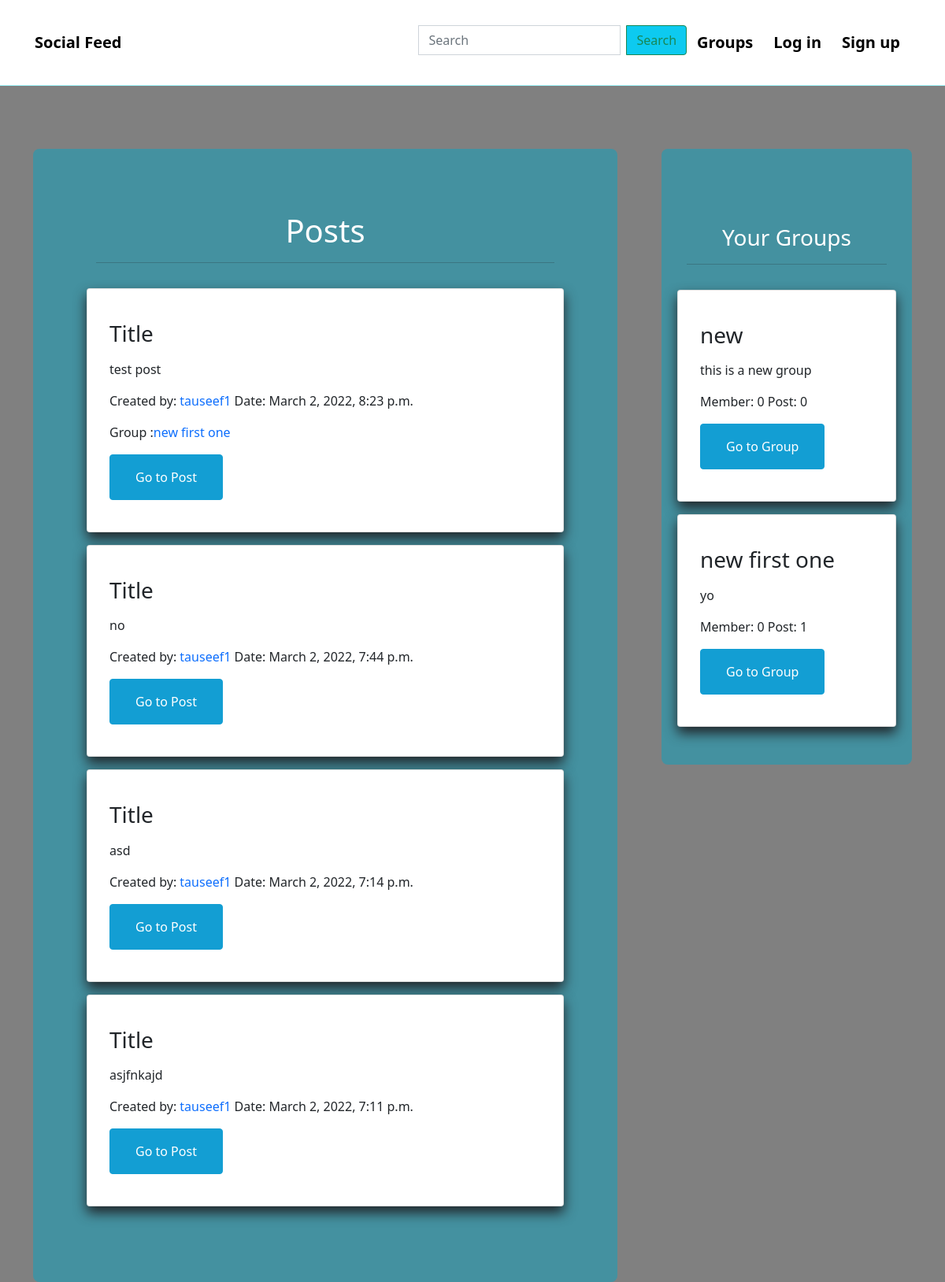
The page / on the database its author committed.
### post/models.py (models this page shows, shortened)
class Post(models.Model):
    user = models.ForeignKey(User,related_name = "posts",on_delete=models.CASCADE)
    created_at = models.DateTimeField(auto_now=True)
    message = models.TextField()
    message_html = models.TextField(editable = False)
    group = models.ForeignKey(Group,related_name="posts",null=True,blank = True,on_delete=models.CASCADE)
    title = models.TextField(max_length=256,default="Title")
    class Meta:
        ordering = ["-created_at"]
        unique_together=["user","message"]

### group/models.py (models this page shows, shortened)
class Group(models.Model):
    name = models.CharField(max_length = 255,unique = True)
    slug = models.SlugField(allow_unicode=True,unique=True)
    description = models.TextField(blank=True, default='')
    description_html = models.TextField(editable=False,default='',blank=True)
    members = models.ManyToManyField(User,through="GroupMember")
    class Meta:
        ordering=["name"]

### group_feed/views.py (the view)
# urls.py: path('',views.HomePage.as_view(),name = "home"),
class HomePage(TemplateView):
    template_name = "index.html"
    def get_context_data(self,**kwargs):
        context = super().get_context_data(**kwargs)
        context["posts_list"]=Post.objects.filter(group__members__pk=self.request.user.pk).order_by("-created_at")
        context["user_groups"]=Group.objects.filter(members__pk=self.request.user.pk)
        context["all_groups"]=Group.objects.all()
        return context

### templates/index.html (shortened to what this page needs)
{% extends "base.html" %}
{% block content %}
    <div class="homepage-contents">
      <div class="row">
        <div class="col-xs-6"style="min-width: 70%;max-width: 70%;">
          <div class="" style = "padding:5em; background-color:#4491a0;margin-top:5em;margin-right:2em;border-radius:0.5em;">
          <div class=" post-text" style="color:white;">
            {% if posts_list.count == 0 %}
            <h1>no posts</h1>
            {% else %}
            <h1 style="text-align:center;">Posts</h1>
            {% endif %}
          </div>
          <hr style= "margin-bottom: 2em;">
          {% for post in posts_list %}
            <div class="row">
              <div class="card" style="margin-bottom:1em;padding:1.5em; box-shadow:0em .5em 1em;width:100%">
                <div class="row">
                  <div class="card-body">
                    <h3 class = "card-title">{{ post.title }}</h3>
                    <p class= "card-text">{{ post.message_html|safe|truncatewords_html:15 }}</p>
                    <p>Created by: <a href="{% url 'post:for_user' username=post.user.username%}"style="text-decoration:none;"> {{post.user.username}}</a>
                       Date: <time> {{post.created_at}} </time></p>
                    {% if post.group and not hide_group %}
                      <p>Group :<a href="{% url 'group:single' slug=post.group.slug%}"style="text-decoration:none;">{{ post.group.name }}</a></p>
                    {% endif %}
                    <div class="media-footer">
                      <a href="{% url 'post:single' username=post.user.username pk=post.pk %}" class = "btn btn-primary" style = "float:left;padding-right:2em;padding-left:2em;padding-top:1em;padding-bottom:1em;text-align:center;"> Go to Post</a>
                    </div>
                  </div>
                </div>
              </div>
            </div>
          {% endfor %}
          </div>
        </div>
        <div class="col-xs-4"style="min-width: 30%;max-width: 30%;">
          <div class="" style="padding:2em; background-color:#4491a0;margin-top:5em;border-radius:0.5em;">
            <div class="head-group-text" style="text-align:center;margin-top:4em; color:white;">
              <h3>Your Groups</h3>
            </div>
            <hr style= "margin-bottom: 2em;">
            {% for group in user_groups %}
            <div class="row">
              <div class="card" style="margin-bottom:1em;padding:1.5em; box-shadow:0em .5em 1em;width:100%">
                <div class="row">
                  <div class="card-body">
                    <h3 class = "card-title">{{ group.name }}</h3>
                    <p class= "card-text">{{ group.description_html|safe|truncatewords_html:15 }}</p>
                    <p>Member: {{group.members.count}}  Post: {{group.posts.count}}</p>
                    <a href="{% url 'group:single' slug=group.slug %}" class = "btn btn-primary" style = "float:left;padding-right:2em;padding-left:2em;padding-top:1em;padding-bottom:1em;text-align:center;"> Go to Group</a>
                  </div>
                </div>
              </div>
            </div>
            {% endfor %}
          </div>
        </div>
      </div>
    </div>
{% endblock %}

### post/static/post/css/individual_post.css (style rules this page uses)
.btn-primary { background-color: #139ed3 !important; border-color: #139ed3 !important; }

### rows shown on the page
Post: title "Title", message_html "test post", user.username "tauseef1", created_at "March 2, 2022, 8:23 p.m.", group.name "new first one"
Post: title "Title", message_html "no", user.username "tauseef1", created_at "March 2, 2022, 7:44 p.m."
Post: title "Title", message_html "asd", user.username "tauseef1", created_at "March 2, 2022, 7:14 p.m."
Post: title "Title", message_html "asjfnkajd", user.username "tauseef1", created_at "March 2, 2022, 7:11 p.m."
Group: name "new", description_html "this is a new group", members.count "0", posts.count "0"
Group: name "new first one", description_html "yo", members.count "0", posts.count "1"
